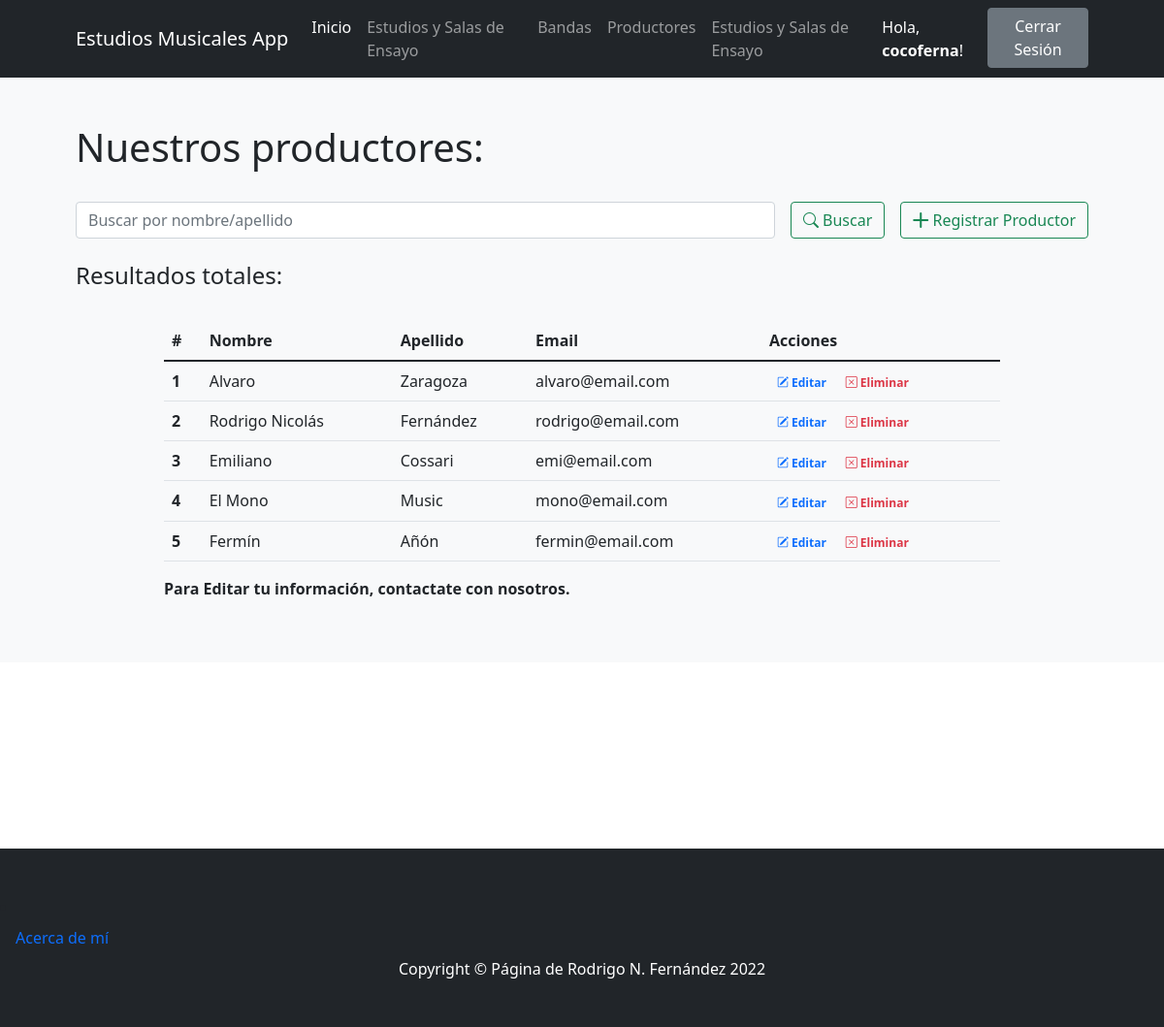
Page /productores/ (signed in) on the earlier database version.
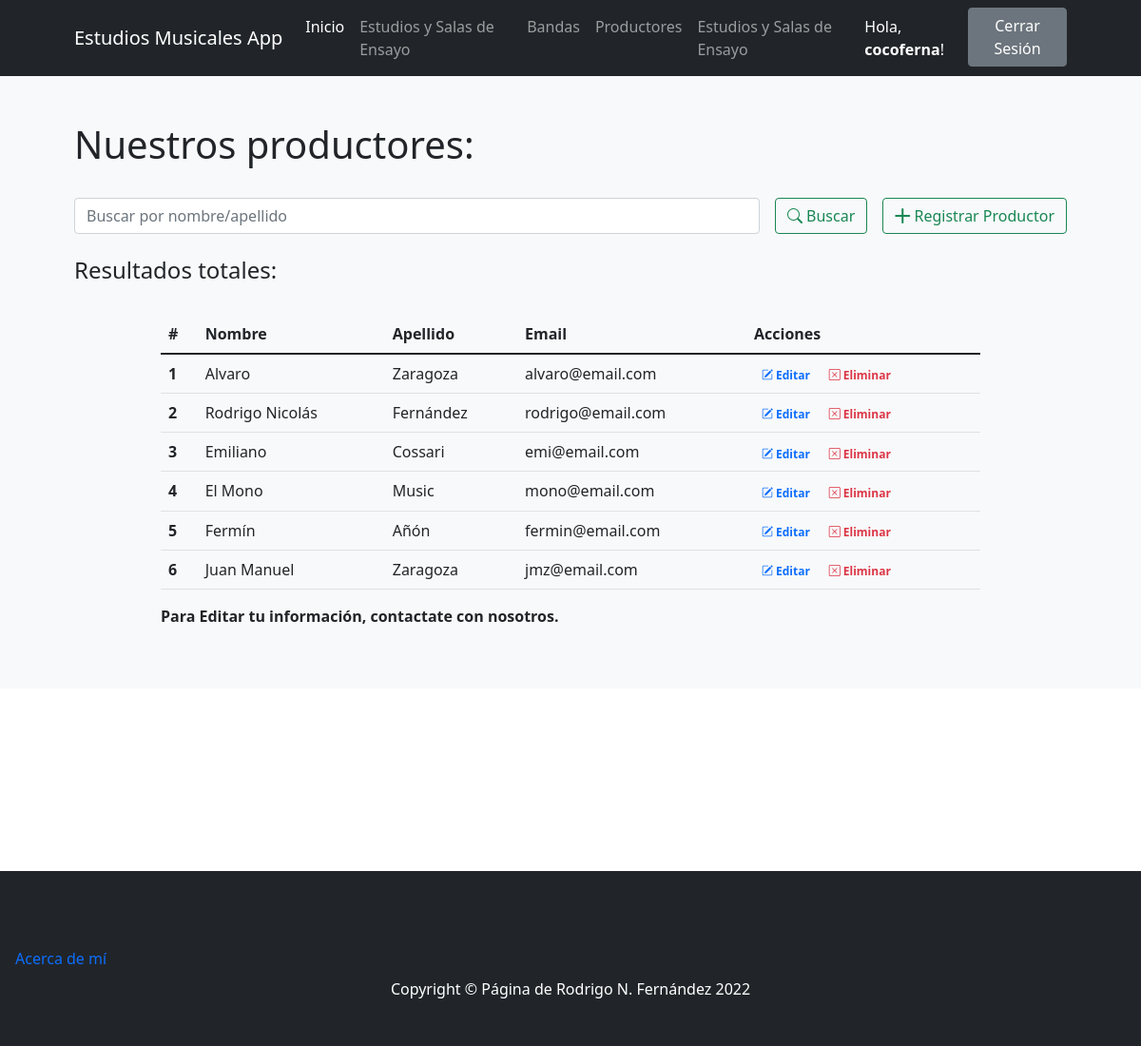
Same page on the later database version.
### ProyectoCoderApp/models.py (models this page shows)
class Productores(models.Model):
    nombre = models.CharField(max_length=30) # Texto
    apellido = models.CharField(max_length=30) # Texto
    email = models.EmailField(blank=True, null=True) # Email - Opcional
    class Meta:
        verbose_name_plural="Productores"

### ProyectoCoderApp/views.py (the view)
# urls.py: path('productores/',productores,name="productores"),
@login_required
def productores(request):
    if request.method == "POST":
        search = request.POST["search"]
        if search != "":
            productores = Productores.objects.filter( Q(nombre__icontains=search) | Q(apellido__icontains=search) ).values()
            return render(request,"ProyectoCoderApp/productores.html",{"productores":productores, "search":True, "busqueda":search})
    productores = Productores.objects.all()
    return render(request,"ProyectoCoderApp/productores.html",{"productores":productores})

### ProyectoCoderApp/templates/ProyectoCoderApp/productores.html (shortened to what this page needs)
{% extends 'ProyectoCoderApp/base.html' %}
{% load static %}
{% block contenidoPagina %}
<section class="bg-light py-5">
  <div class="container px-5">
      <h1>Nuestros productores:</h1>
      <br>
      <div class="row gx-5 justify-content-center">
          <div class="col-lg-12">
              <form class="d-flex my-2 my-lg-0" action="" method="post">
                  <input class="flex-grow-0 form-control mr-sm-2" type="search" name="search" placeholder="Buscar por nombre/apellido" aria-label="Search">
                  <button class="btn btn-outline-success text-nowrap ms-3 my-2 my-sm-0" type="submit"> <i class="bi bi-search"></i> Buscar</button>
                  <a class="btn btn-outline-success text-nowrap ms-3 my-2 my-sm-0" href="{% url 'crear_productor' %}"> <i class="bi bi-plus-lg"></i> Registrar Productor</a>
              </form>
          </div>
      </div>
      <br>
      <h4>Resultados
          {% if search %}
              para "{{busqueda}}":
          {% else %}
              totales:
          {% endif %}
      </h4>
      <br>
      <div class="row gx-5 justify-content-center">
          <div class="col-lg-10 table-responsive">
              <table class="table table-theme">
                  <thead>
                      <tr>
                          <th scope="col">#</th>
                          <th scope="col">Nombre</th>
                          <th scope="col">Apellido</th>
                          <th scope="col">Email</th>
                          <th scope="col">Acciones</th>
                      </tr>
                  </thead>
                  <tbody>
                      {% for productor in productores %}
                          <tr>
                              <th scope="row">{{forloop.counter}}</th>
                              <td>{{productor.nombre}}</td>
                              <td>{{productor.apellido}}</td>
                              <td>{{productor.email}}</td>
                              <td>
                                  <a href="{% url 'editar_productor' productor.id %}" class="text-primary badge badge-primary text-decoration-none"> <i class="bi bi-pencil-square"></i> Editar</a>
                                  <a href="{% url 'eliminar_productor' productor.id %}" class="text-danger badge badge-danger text-decoration-none"> <i class="bi bi-x-square"></i> Eliminar</a>
                              </td>
                          </tr>
                      {% endfor %}
                  </tbody>
              </table>
              <b>
                <p>Para Editar tu información, contactate con nosotros.</p>
            </b>
          </div>
      </div>
  </div>
</section>
{% endblock %}

Differences in the rows shown:
added Productores: nombre "Juan Manuel", apellido "Zaragoza", email "jmz@email.com"
